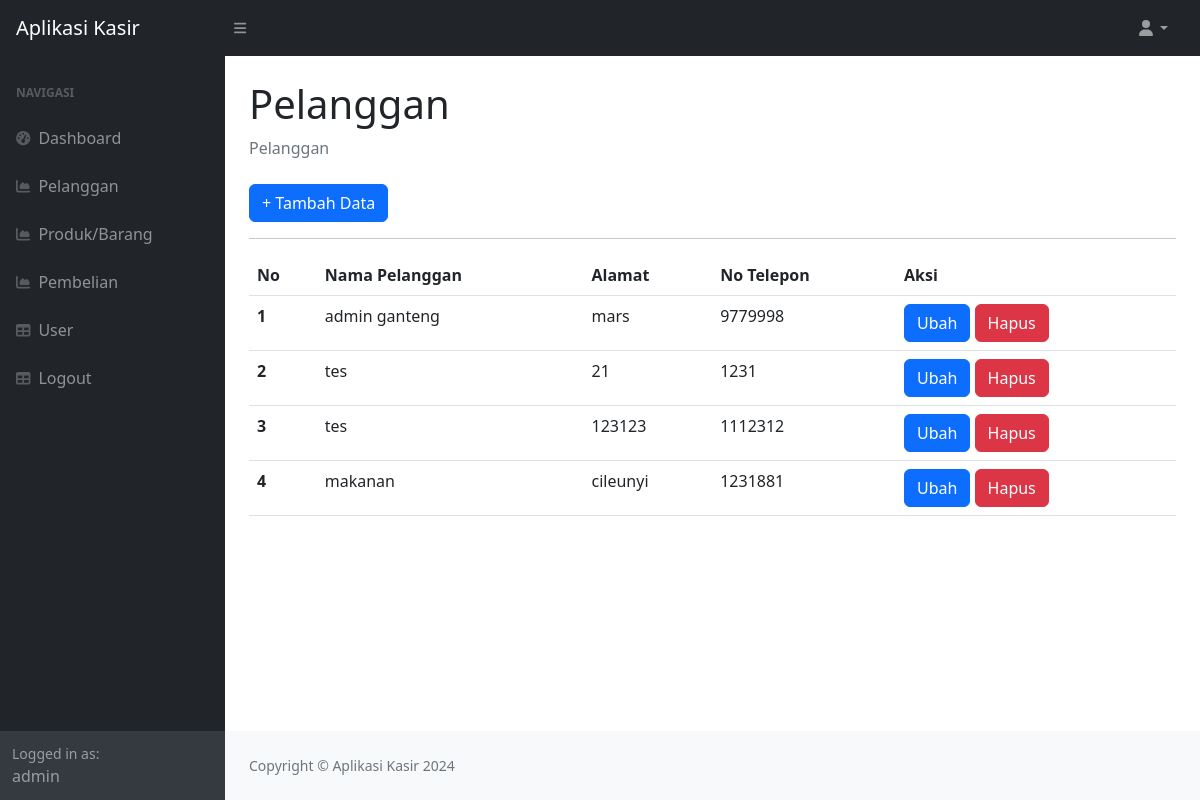
The app's page /?page=pelanggan (signed in), older data.
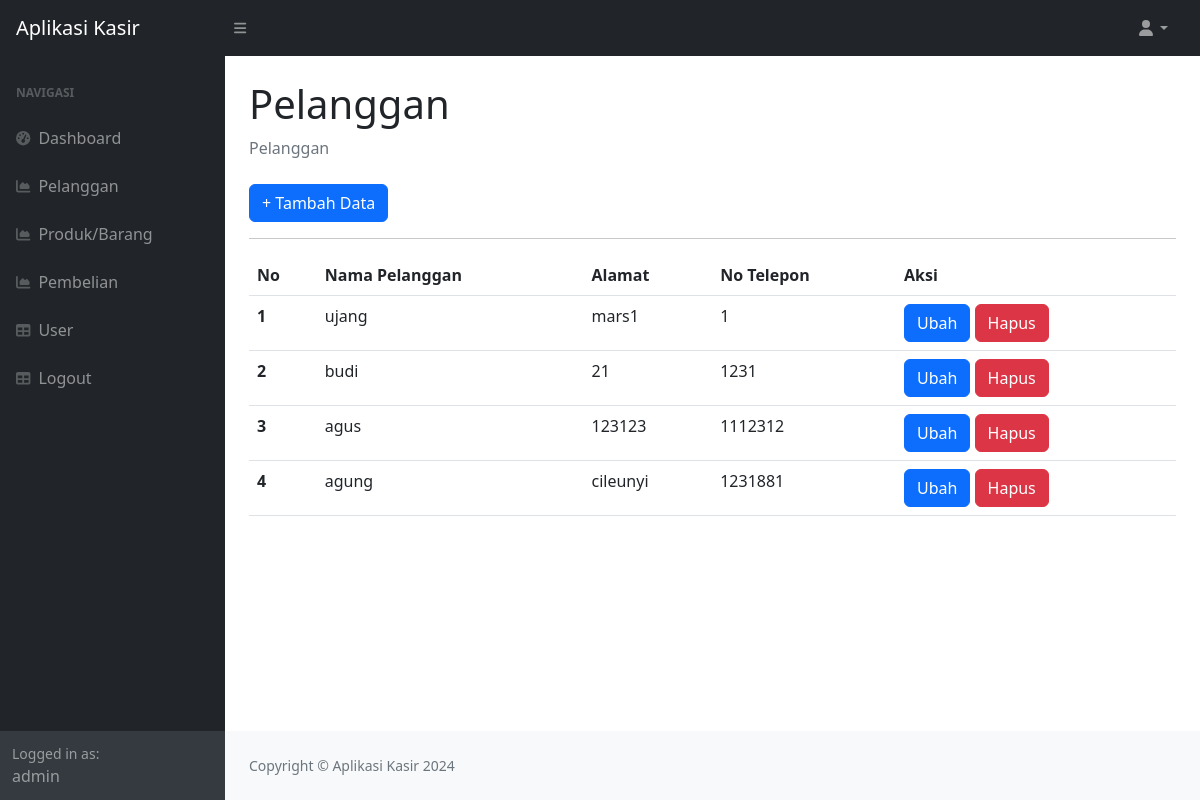
The same page, newer data.
### tables this page shows
CREATE TABLE `pelanggan` (
  `id_pelanggan` int(11) NOT NULL,
  `nama_pelanggan` varchar(255) DEFAULT NULL,
  `alamat` text DEFAULT NULL,
  `no_telepon` int(15) DEFAULT NULL
);

### pelanggan.php (the view)
<div class="container-fluid px-4">
    <h1 class="mt-4">Pelanggan</h1>
    <ol class="breadcrumb mb-4">
        <li class="breadcrumb-item active">Pelanggan</li>
    </ol>
    <a href="?page=pelanggan_tambah" class="btn btn-primary"> + Tambah Data</a>
    <hr>
    <table class="table">
        <thead>
            <tr>
                <th>No</th>
                <th>Nama Pelanggan</th>
                <th>Alamat</th>
                <th>No Telepon</th>
                <th>Aksi</th>
            </tr>
        </thead>
        <tbody>
            <?php
            $nomor = 1;
            $query = mysqli_query($koneksi, "SELECT * FROM pelanggan");
            while ($data = mysqli_fetch_array($query)) {
                ?>
                <tr>
                    <th scope="row"><?php echo $nomor++; ?></th>
                    <td><?php echo $data['nama_pelanggan']; ?></td>
                    <td><?php echo $data['alamat']; ?></td>
                    <td><?php echo $data['no_telepon']; ?></td>
                    <td>
                        <a href="?page=pelanggan_ubah&&id=<?php echo $data['id_pelanggan']; ?>"
                            class="btn btn-primary">Ubah</a>
                        <a href="?page=pelanggan_hapus&&id=<?php echo $data['id_pelanggan']; ?>"
                            class="btn btn-danger">Hapus</a>
                    </td>
                </tr>
                <?php
            }
            ?>
        </tbody>
    </table>
</div>

Row changes from the older to the newer data that the page shows:
changed pelanggan: nama_pelanggan "admin ganteng" → "ujang"; alamat "mars" → "mars1"; no_telepon "9779998" → "1"
changed pelanggan: nama_pelanggan "tes" → "budi"
changed pelanggan: nama_pelanggan "tes" → "agus"
changed pelanggan "cileunyi": nama_pelanggan "makanan" → "agung"
